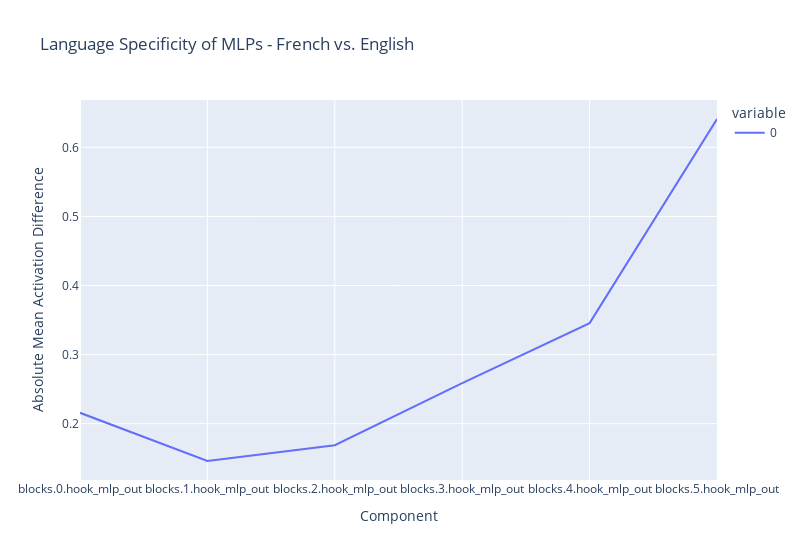
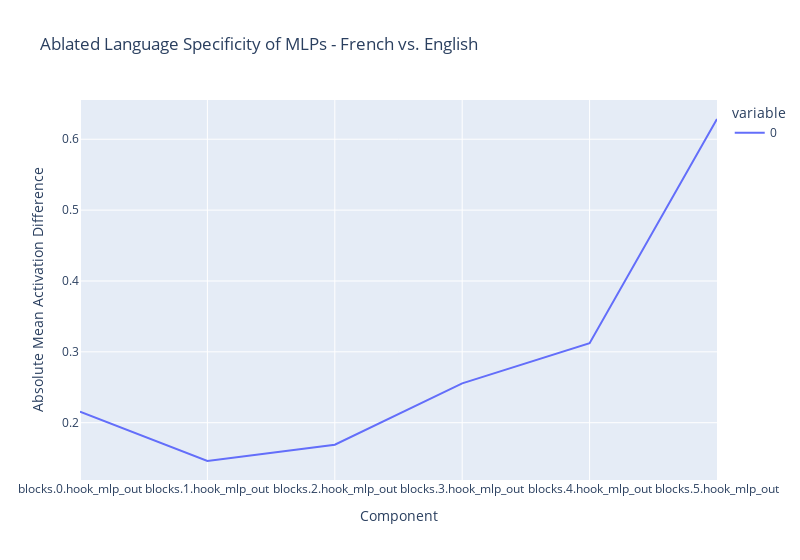
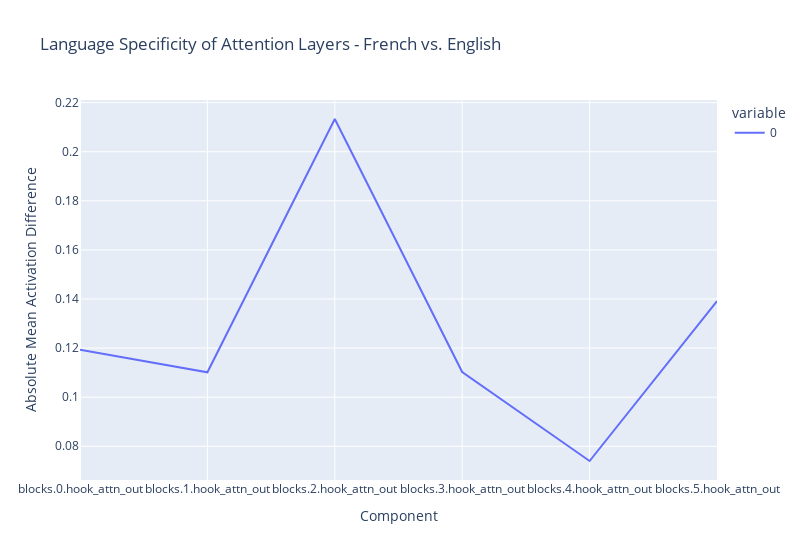
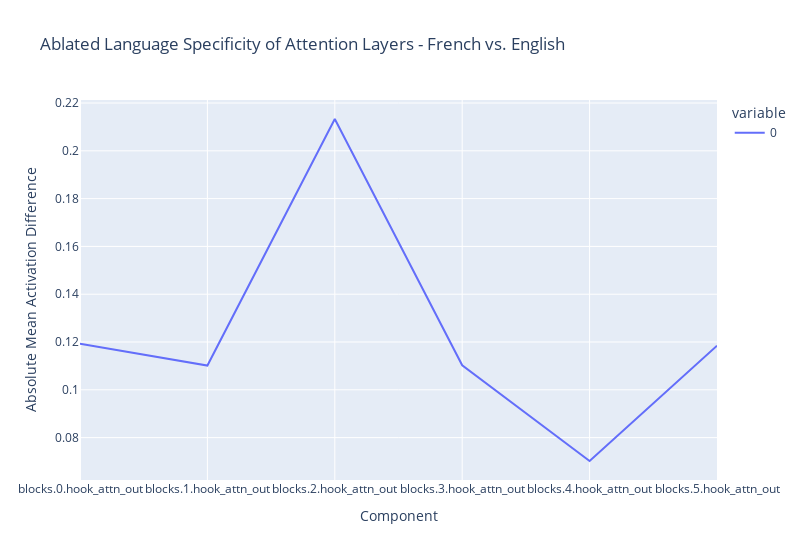

Here is the notebook cell these charts were saved with, in order:
### Code cell
# Ablating the French language hook doesn't make any difference
def activate_english_hook(value, hook):
    layer = hook.layer()
    french_neurons_for_layer = french_neurons_by_layer[layer]
    english_neurons_for_layer = english_neurons_by_layer[layer]
    value[:, :, french_neurons_for_layer] = french_mean_low_activations[layer][french_neurons_for_layer].cuda()
    value[:, :, english_neurons_for_layer] = english_mean_high_activations[layer][english_neurons_for_layer].cuda()
    return value
activate_english_fwd_hooks = [(f'blocks.3.mlp.hook_post', activate_english_hook), (f'blocks.4.mlp.hook_post', activate_english_hook), (f'blocks.5.mlp.hook_post', activate_english_hook)]


with model.hooks(fwd_hooks=activate_english_fwd_hooks):
    _, french_cache = model.run_with_cache(french_prompt)
_, english_cache = model.run_with_cache(english_prompt)

ablated_mlp_differences = []
mlp_labels = []
for key in french_cache.keys():
    if 'hook_mlp_out' not in key:
        continue
    french_acts = french_cache[key]
    english_acts = english_cache[key]
    mlp_labels.append(key)
    ablated_mlp_differences.append((french_acts - english_acts).abs().mean().item())
    # absolute sum of activation differences at each layer

ablated_attn_differences = []
attn_labels = []
for key in french_cache.keys():
    if 'hook_attn_out' not in key:
        continue
    french_acts = french_cache[key]
    english_acts = english_cache[key]
    attn_labels.append(key)
    ablated_attn_differences.append((french_acts - english_acts).abs().mean().item())
    # absolute sum of activation differences at each layer

haystack_utils.line(original_mlp_differences, xticks=mlp_labels, title="Language Specificity of MLPs - French vs. English", xlabel="Component", ylabel="Absolute Mean Activation Difference")
haystack_utils.line(ablated_mlp_differences, xticks=mlp_labels, title="Ablated Language Specificity of MLPs - French vs. English", xlabel="Component", ylabel="Absolute Mean Activation Difference")
haystack_utils.line(original_attn_differences, xticks=attn_labels, title="Language Specificity of Attention Layers - French vs. English", xlabel="Component", ylabel="Absolute Mean Activation Difference")
haystack_utils.line(ablated_attn_differences, xticks=attn_labels, title="Ablated Language Specificity of Attention Layers - French vs. English", xlabel="Component", ylabel="Absolute Mean Activation Difference")

### Figure 1 — Plotly figure (JSON) as saved in the notebook; plotly's stock layout.template omitted (floating-point values rounded to 4 significant figures)
{"data": [{"hovertemplate": "variable=0<br>index=%{x}<br>value=%{y}<extra></extra>", "legendgroup": "0", "line": {"color": "#636efa", "dash": "solid"}, "marker": {"symbol": "circle"}, "mode": "lines", "name": "0", "orientation": "v", "showlegend": true, "type": "scatter", "x": [0, 1, 2, 3, 4, 5], "xaxis": "x", "y": [0.2157, 0.146, 0.1689, 0.2588, 0.3456, 0.6411], "yaxis": "y"}], "layout": {"legend": {"title": {"text": "variable"}, "tracegroupgap": 0}, "title": {"text": "Language Specificity of MLPs - French vs. English"}, "width": 800, "xaxis": {"anchor": "y", "domain": [0, 1], "tickmode": "array", "ticktext": ["blocks.0.hook_mlp_out", "blocks.1.hook_mlp_out", "blocks.2.hook_mlp_out", "blocks.3.hook_mlp_out", "blocks.4.hook_mlp_out", "blocks.5.hook_mlp_out"], "tickvals": [0, 1, 2, 3, 4, 5], "title": {"text": "Component"}}, "yaxis": {"anchor": "x", "domain": [0, 1], "title": {"text": "Absolute Mean Activation Difference"}}}}

### Figure 2 — Plotly figure (JSON) as saved in the notebook; plotly's stock layout.template omitted (floating-point values rounded to 4 significant figures)
{"data": [{"hovertemplate": "variable=0<br>index=%{x}<br>value=%{y}<extra></extra>", "legendgroup": "0", "line": {"color": "#636efa", "dash": "solid"}, "marker": {"symbol": "circle"}, "mode": "lines", "name": "0", "orientation": "v", "showlegend": true, "type": "scatter", "x": [0, 1, 2, 3, 4, 5], "xaxis": "x", "y": [0.2157, 0.146, 0.1689, 0.2554, 0.3122, 0.6286], "yaxis": "y"}], "layout": {"legend": {"title": {"text": "variable"}, "tracegroupgap": 0}, "title": {"text": "Ablated Language Specificity of MLPs - French vs. English"}, "width": 800, "xaxis": {"anchor": "y", "domain": [0, 1], "tickmode": "array", "ticktext": ["blocks.0.hook_mlp_out", "blocks.1.hook_mlp_out", "blocks.2.hook_mlp_out", "blocks.3.hook_mlp_out", "blocks.4.hook_mlp_out", "blocks.5.hook_mlp_out"], "tickvals": [0, 1, 2, 3, 4, 5], "title": {"text": "Component"}}, "yaxis": {"anchor": "x", "domain": [0, 1], "title": {"text": "Absolute Mean Activation Difference"}}}}

### Figure 3 — Plotly figure (JSON) as saved in the notebook; plotly's stock layout.template omitted (floating-point values rounded to 4 significant figures)
{"data": [{"hovertemplate": "variable=0<br>index=%{x}<br>value=%{y}<extra></extra>", "legendgroup": "0", "line": {"color": "#636efa", "dash": "solid"}, "marker": {"symbol": "circle"}, "mode": "lines", "name": "0", "orientation": "v", "showlegend": true, "type": "scatter", "x": [0, 1, 2, 3, 4, 5], "xaxis": "x", "y": [0.1193, 0.1101, 0.2133, 0.1103, 0.07401, 0.1392], "yaxis": "y"}], "layout": {"legend": {"title": {"text": "variable"}, "tracegroupgap": 0}, "title": {"text": "Language Specificity of Attention Layers - French vs. English"}, "width": 800, "xaxis": {"anchor": "y", "domain": [0, 1], "tickmode": "array", "ticktext": ["blocks.0.hook_attn_out", "blocks.1.hook_attn_out", "blocks.2.hook_attn_out", "blocks.3.hook_attn_out", "blocks.4.hook_attn_out", "blocks.5.hook_attn_out"], "tickvals": [0, 1, 2, 3, 4, 5], "title": {"text": "Component"}}, "yaxis": {"anchor": "x", "domain": [0, 1], "title": {"text": "Absolute Mean Activation Difference"}}}}

### Figure 4 — Plotly figure (JSON) as saved in the notebook; plotly's stock layout.template omitted (floating-point values rounded to 4 significant figures)
{"data": [{"hovertemplate": "variable=0<br>index=%{x}<br>value=%{y}<extra></extra>", "legendgroup": "0", "line": {"color": "#636efa", "dash": "solid"}, "marker": {"symbol": "circle"}, "mode": "lines", "name": "0", "orientation": "v", "showlegend": true, "type": "scatter", "x": [0, 1, 2, 3, 4, 5], "xaxis": "x", "y": [0.1193, 0.1101, 0.2133, 0.1103, 0.07021, 0.1184], "yaxis": "y"}], "layout": {"legend": {"title": {"text": "variable"}, "tracegroupgap": 0}, "title": {"text": "Ablated Language Specificity of Attention Layers - French vs. English"}, "width": 800, "xaxis": {"anchor": "y", "domain": [0, 1], "tickmode": "array", "ticktext": ["blocks.0.hook_attn_out", "blocks.1.hook_attn_out", "blocks.2.hook_attn_out", "blocks.3.hook_attn_out", "blocks.4.hook_attn_out", "blocks.5.hook_attn_out"], "tickvals": [0, 1, 2, 3, 4, 5], "title": {"text": "Component"}}, "yaxis": {"anchor": "x", "domain": [0, 1], "title": {"text": "Absolute Mean Activation Difference"}}}}
